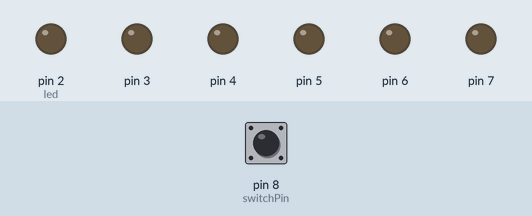
A sketch run on a simulated Arduino Uno, built with avr-gcc and run on an emulated ATmega328P. Parts: output pins drawn as LEDs (lit = HIGH). The test bench sets the inputs (shaded band); at power-on: pin 8 (switchPin) LOW.

Above: at 0.1 s.
At 60.1 s:
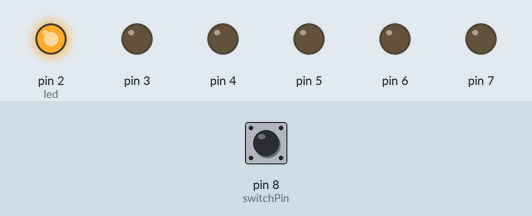
At 120.1 s:
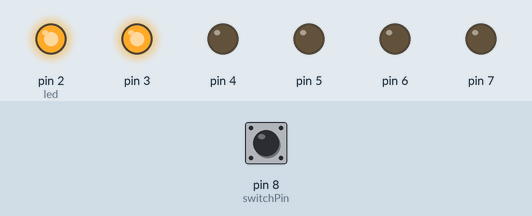
Timing chart, 0 to 121.6 s (numbered marks = the images above):
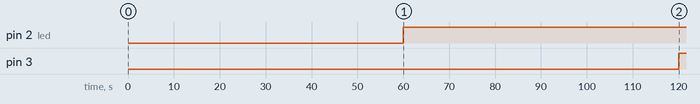

The sketch:

Project08.ino
```cpp
const int switchPin = 8;
unsigned long previousTime = 0;
int switchState = 0;
int prevSwitchState = 0;
int led = 2;
long interval = 60000;

void setup(){
  for(int i=2; i<8; i++){
    pinMode(i, OUTPUT);
  }

  pinMode(switchPin, INPUT);
}

void loop(){
  unsigned long currentTime = millis();
  if(currentTime - previousTime > interval){
    previousTime = currentTime;
    digitalWrite(led, HIGH);
    led++;

    if(led == 7){
    }
  }
  switchState = digitalRead(switchPin);
  if(switchState != prevSwitchState){
    for(int i=2; i<8; i++){
      digitalWrite(i, LOW);
    }
    led = 2;
    previousTime = currentTime;
  }
  prevSwitchState = switchState;
}
```

Measured:
- by itself, pin 2 (led): LOW → HIGH at 60.0 s
- by itself, pin 3: LOW → HIGH at 120 s
